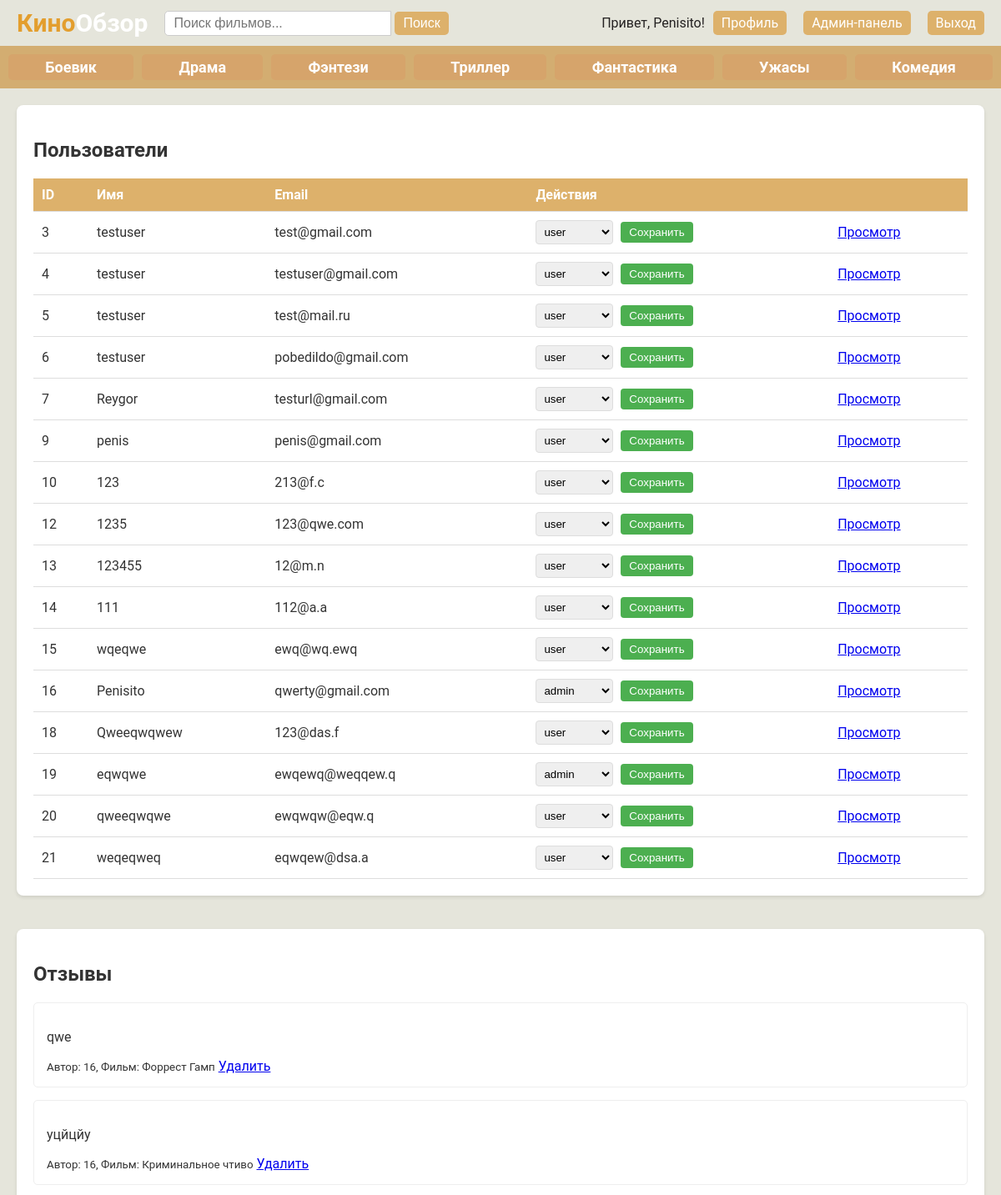
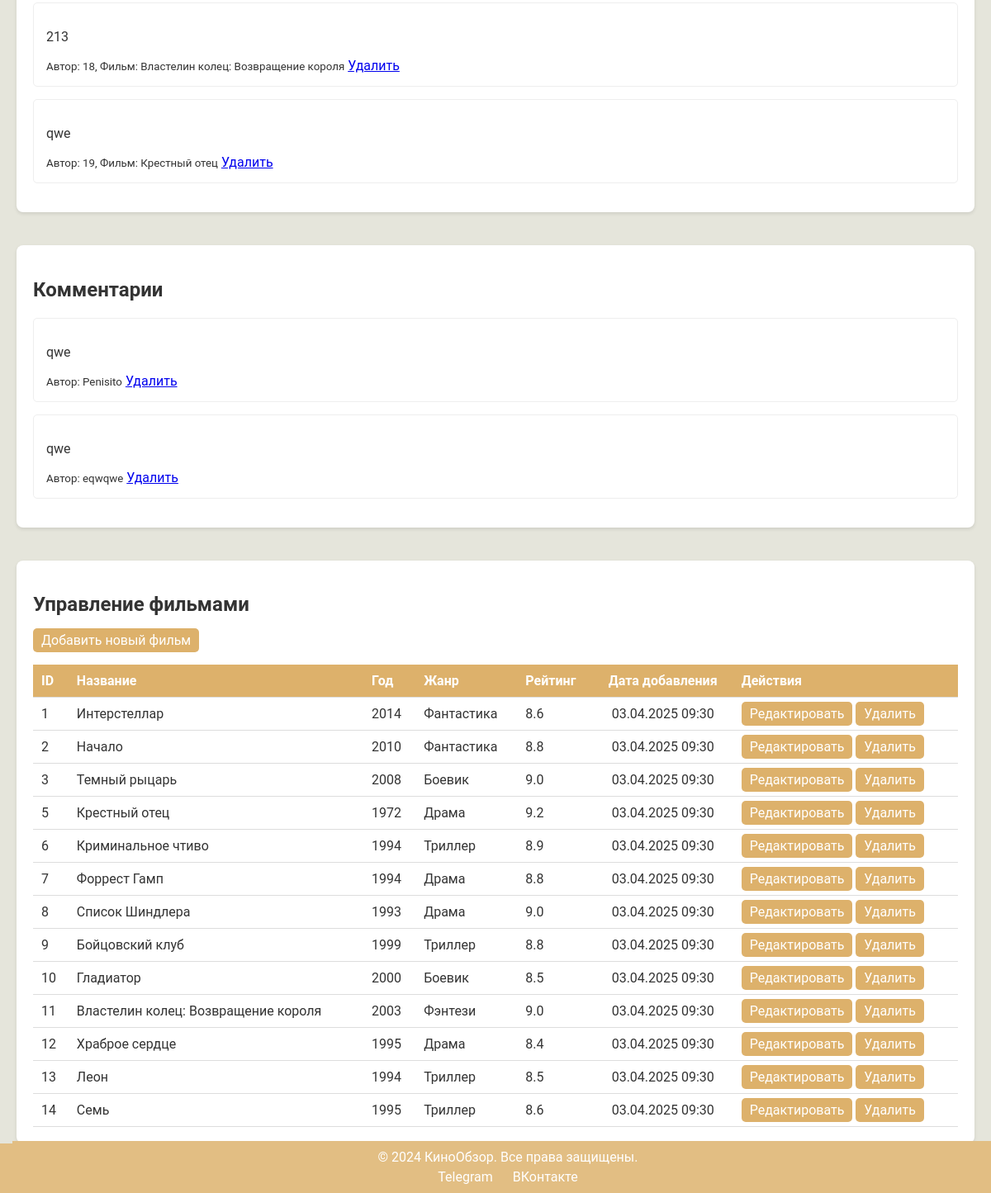
The page /kinoobzor/admin_panel.php (signed in) on the database its author committed (2 pictures, top to bottom).
### tables this page shows
CREATE TABLE `users` (
  `id` int NOT NULL,
  `username` varchar(255) NOT NULL,
  `email` varchar(255) NOT NULL,
  `password` varchar(255) NOT NULL,
  `registration_date` datetime DEFAULT CURRENT_TIMESTAMP,
  `is_admin` tinyint(1) DEFAULT '0',
  `role_id` int NOT NULL DEFAULT '3'
);

CREATE TABLE `roles` (
  `id` int NOT NULL,
  `name` varchar(50) NOT NULL,
  `permissions` text NOT NULL COMMENT 'JSON с правами'
);

CREATE TABLE `reviews` (
  `id` int NOT NULL,
  `movie_id` int NOT NULL,
  `user_id` int NOT NULL,
  `rating` int DEFAULT NULL,
  `review_text` text,
  `created_at` timestamp NOT NULL DEFAULT CURRENT_TIMESTAMP
);

CREATE TABLE `movies` (
  `id` int NOT NULL,
  `title` varchar(255) NOT NULL,
  `genre` varchar(50) NOT NULL,
  `release_year` int NOT NULL,
  `rating` decimal(3,1) NOT NULL,
  `description` text,
  `created_at` timestamp NULL DEFAULT CURRENT_TIMESTAMP
);

CREATE TABLE `comments` (
  `id` int NOT NULL,
  `review_id` int NOT NULL,
  `user_id` int NOT NULL,
  `comment_text` text NOT NULL,
  `created_at` timestamp NOT NULL DEFAULT CURRENT_TIMESTAMP
);

### kinoobzor/admin_panel.php (the view, shortened to what this page needs)
<?php
include 'db.php';
try {
    $users = $db->query("SELECT * FROM users")->fetchAll(PDO::FETCH_ASSOC);
    $reviews = $db->query("SELECT reviews.*, movies.title FROM reviews JOIN movies ON reviews.movie_id = movies.id")->fetchAll(PDO::FETCH_ASSOC);
    $comments = $db->query("SELECT comments.*, users.username FROM comments JOIN users ON comments.user_id = users.id")->fetchAll(PDO::FETCH_ASSOC);
    $movies = $db->query("SELECT *, DATE_FORMAT(created_at, '%d.%m.%Y %H:%i') as formatted_date FROM movies ORDER BY created_at DESC")->fetchAll(PDO::FETCH_ASSOC);
} catch (PDOException $e) {
    die("Ошибка базы данных: " . $e->getMessage());
}
?>
<!DOCTYPE html>
<html lang="ru">
<head>
    <link rel="stylesheet" href="styles.css">
</head>
<body>
    <?php include 'header.php'; ?>
    <div class="admin-container">
        <section class="admin-section">
            <h2>Пользователи</h2>
            <table>
                <tr>
                    <th>ID</th>
                    <th>Имя</th>
                    <th>Email</th>
                    <th>Действия</th>
                    <th></th>
                </tr>
                <?php foreach ($users as $user): ?>
                <tr>
                    <td><?= $user['id'] ?></td>
                    <td><?= htmlspecialchars($user['username']) ?></td>
                    <td><?= htmlspecialchars($user['email']) ?></td>
                    <td>
                        <select class="role-select" data-user-id="<?= $user['id'] ?>">
                    <?php
                    $roles = $db->query("SELECT * FROM roles")->fetchAll();
                    foreach ($roles as $role):
                    ?>
                    <option value="<?= $role['id'] ?>" <?= $user['role_id'] == $role['id'] ? 'selected' : '' ?>>
                        <?= htmlspecialchars($role['name']) ?>
                    </option>
                    <?php endforeach; ?>
                    </select>
                        <button class="save-role-btn" data-user-id="<?= $user['id'] ?>" data-current-user="<?= $_SESSION['user_id'] ?>">Сохранить</button>
                </td>
                <td>
                    <a href="view_profile.php?id=<?= $user['id'] ?>" class="profile-link">Просмотр</a>
                </td>
                </tr>
                <?php endforeach; ?>
            </table>
        </section>
        <section class="admin-section">
            <h2>Отзывы</h2>
            <?php foreach ($reviews as $review): ?>
            <div class="moderation-item">
                <p><?= htmlspecialchars($review['review_text']) ?></p>
                <small>Автор: <?= $review['user_id'] ?>, Фильм: <?= $review['title'] ?></small>
                <a href="delete_review.php?id=<?= $review['id'] ?>" onclick="return confirm('Удалить отзыв?')">Удалить</a>
            </div>
            <?php endforeach; ?>
        </section>
        <section class="admin-section">
            <h2>Комментарии</h2>
            <?php foreach ($comments as $comment): ?>
            <div class="moderation-item">
                <p><?= htmlspecialchars($comment['comment_text']) ?></p>
                <small>Автор: <?= $comment['username'] ?></small>
                <a href="delete_comment.php?id=<?= $comment['id'] ?>" onclick="return confirm('Удалить комментарий?')">Удалить</a>
            </div>
            <?php endforeach; ?>
        </section>
        <section class="admin-section">
            <div class="admin-section-header">
                <h2>Управление фильмами</h2>
                <a href="add_movie.php" class="button-style">Добавить новый фильм</a>
            </div>
            <table>
                <tr>
                    <th>ID</th>
                    <th>Название</th>
                    <th>Год</th>
                    <th>Жанр</th>
                    <th>Рейтинг</th>
                    <th>Дата добавления</th>
                    <th>Действия</th>
                </tr>
                <?php if (is_array($movies) && !empty($movies)): ?>
                    <?php foreach ($movies as $movie): ?>
                    <tr>
                        <td><?= htmlspecialchars($movie['id']) ?></td>
                        <td><?= htmlspecialchars($movie['title']) ?></td>
                        <td><?= htmlspecialchars($movie['release_year']) ?></td>
                        <td><?= htmlspecialchars($movie['genre']) ?></td>
                        <td><?= htmlspecialchars($movie['rating']) ?></td>
                        <td><?= htmlspecialchars($movie['formatted_date'] ?? 'N/A') ?></td>
                        <td>
                            <a href="edit_movie.php?movie_id=<?= $movie['id'] ?>" class="button-style">Редактировать</a>
                            <a href="delete_movie.php?movie_id=<?= $movie['id'] ?>"
                               onclick="return confirm('Удалить фильм?')"
                               class="button-style">Удалить</a>
                        </td>
                    </tr>
                    <?php endforeach; ?>
                <?php else: ?>
                    <tr>
                        <td colspan="7">Фильмы не найдены</td>
                    </tr>
                <?php endif; ?>
            </table>
        </section>
    </div>
</body>
</html>

### kinoobzor/styles.css (style rules this page uses)
body { font-family: 'Roboto', sans-serif; background-color: #E5E5DB; color: #333; margin: 0; padding: 0; transition: background-color 0.3s; }
.search-bar button, .button-style { padding: 5px 10px; background-color: #DDB16B; border: none; border-radius: 5px; color: white; cursor: pointer; font-size: 16px; text-decoration: none; }
.admin-container { padding: 20px; max-width: 1200px; margin: 0 auto; }
.admin-section { margin-bottom: 40px; background: white; padding: 20px; border-radius: 8px; box-shadow: 0 2px 4px rgba(0,0,0,0.1); }
table { width: 100%; border-collapse: collapse; }
th, td { padding: 12px; text-align: left; border-bottom: 1px solid #ddd; }
.moderation-item { border: 1px solid #eee; padding: 15px; margin-bottom: 15px; border-radius: 5px; }
.role-select { padding: 5px; border-radius: 4px; border: 1px solid #ddd; margin-right: 5px; }
.save-role-btn { padding: 5px 10px; background-color: #4CAF50; color: white; border: none; border-radius: 4px; cursor: pointer; }
.admin-section table { width: 100%; margin-top: 20px; }
.admin-section th { background: #DDB16B; color: white; padding: 10px; }
.admin-section td { padding: 10px; border-bottom: 1px solid #ddd; }
.admin-section table th:nth-child(6), .admin-section table td:nth-child(6) { width: 150px; text-align: center; }

### rows shown on the page
users: id "3", username "testuser", email "test@gmail.com", role+id "user"
users: id "4", username "testuser", email "testuser@gmail.com", role+id "user"
users: id "5", username "testuser", email "test@mail.ru", role+id "user"
users: id "6", username "testuser", email "pobedildo@gmail.com", role+id "user"
users: id "7", username "Reygor", email "testurl@gmail.com", role+id "user"
users: id "9", username "penis", email "penis@gmail.com", role+id "user"
users: id "10", username "123", email "213@f.c", role+id "user"
users: id "12", username "1235", email "123@qwe.com", role+id "user"
users: id "13", username "123455", email "12@m.n", role+id "user"
users: id "14", username "111", email "112@a.a", role+id "user"
users: id "15", username "wqeqwe", email "ewq@wq.ewq", role+id "user"
users: id "16", username "Penisito", email "qwerty@gmail.com", role+id "admin"
users: id "18", username "Qweeqwqwew", email "123@das.f", role+id "user"
users: id "19", username "eqwqwe", email "ewqewq@weqqew.q", role+id "admin"
users: id "20", username "qweeqwqwe", email "ewqwqw@eqw.q", role+id "user"
users: id "21", username "weqeqweq", email "eqwqew@dsa.a", role+id "user"
reviews: review_text "qwe", user "16", movie.title "Форрест Гамп"
reviews: review_text "уцйцйу", user "16", movie.title "Криминальное чтиво"
reviews: review_text "213", user "18", movie.title "Властелин колец: Возвращение короля"
reviews: review_text "qwe", user "19", movie.title "Крестный отец"
comments: comment_text "qwe", user.username "Penisito"
comments: comment_text "qwe", user.username "eqwqwe"
movies: id "1", title "Интерстеллар", release_year "2014", genre "Фантастика", rating "8.6", formatted_date "03.04.2025 09:30"
movies: id "2", title "Начало", release_year "2010", genre "Фантастика", rating "8.8", formatted_date "03.04.2025 09:30"
movies: id "3", title "Темный рыцарь", release_year "2008", genre "Боевик", rating "9.0", formatted_date "03.04.2025 09:30"
movies: id "5", title "Крестный отец", release_year "1972", genre "Драма", rating "9.2", formatted_date "03.04.2025 09:30"
movies: id "6", title "Криминальное чтиво", release_year "1994", genre "Триллер", rating "8.9", formatted_date "03.04.2025 09:30"
movies: id "7", title "Форрест Гамп", release_year "1994", genre "Драма", rating "8.8", formatted_date "03.04.2025 09:30"
movies: id "8", title "Список Шиндлера", release_year "1993", genre "Драма", rating "9.0", formatted_date "03.04.2025 09:30"
movies: id "9", title "Бойцовский клуб", release_year "1999", genre "Триллер", rating "8.8", formatted_date "03.04.2025 09:30"
movies: id "10", title "Гладиатор", release_year "2000", genre "Боевик", rating "8.5", formatted_date "03.04.2025 09:30"
movies: id "11", title "Властелин колец: Возвращение короля", release_year "2003", genre "Фэнтези", rating "9.0", formatted_date "03.04.2025 09:30"
movies: id "12", title "Храброе сердце", release_year "1995", genre "Драма", rating "8.4", formatted_date "03.04.2025 09:30"
movies: id "13", title "Леон", release_year "1994", genre "Триллер", rating "8.5", formatted_date "03.04.2025 09:30"
movies: id "14", title "Семь", release_year "1995", genre "Триллер", rating "8.6", formatted_date "03.04.2025 09:30"

### other values the page prints
$_SESSION['username'] "Penisito"
